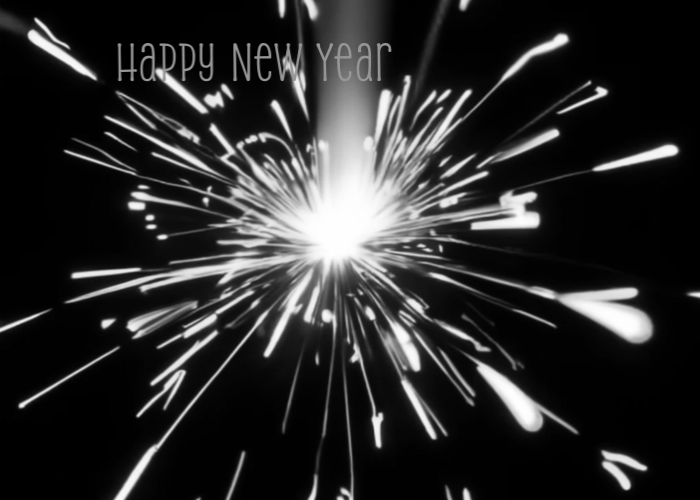
#> input picture Obrazy/zestaw 7/zad7/zyczenia.png, 700 x 500 px
$ python zad7.py
#> lines starting #> are read from the running program, lines starting #| are printed output that depends on the picture
import skimage
import numpy as np
import matplotlib.pyplot as plt
from skimage.filters import gaussian, threshold_otsu
from skimage import io
import cv2

obraz = io.imread("zyczenia.png", as_gray=True).astype(np.float32)
#> obraz: shape (500, 700) float32; min 0, max 254, mean 42.6

sigma = 2
gaus = gaussian(obraz, sigma=sigma).astype(np.float32)
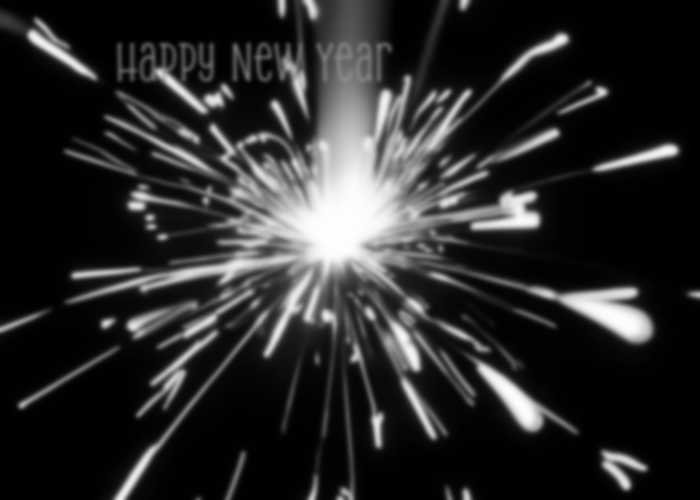
#> gaus: shape (500, 700) float32; min 0, max 254, mean 42.6
plt.imsave("zyczenia_gaus.png", gaus, cmap='gray')

hx = np.array([1, 0, -1], dtype=np.float32)
hy = np.array([[1], [0], [-1]], dtype=np.float32)

hxx = np.outer(hx, hx).astype(np.float32)
hyy = np.outer(hy, hy).astype(np.float32)
hxy = np.outer(hx, hy.flatten()).astype(np.float32)

gxx = cv2.filter2D(gaus, -1, hxx)
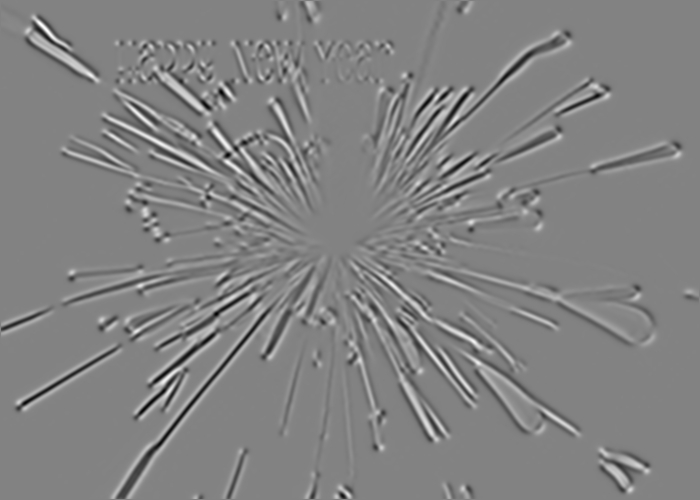
#> gxx: shape (500, 700) float32; min -41.5, max 39.44, mean 0; drawn with min black and max white
gyy = cv2.filter2D(gaus, -1, hyy)
gxy = cv2.filter2D(gaus, -1, hxy)

plt.imsave("zyczenia_hxx.png", gxx, cmap='gray')
plt.imsave("zyczenia_hyy.png", gyy, cmap='gray')
plt.imsave("zyczenia_hxy.png", gxy, cmap='gray')

def hesse(gxx, gyy, gxy):
    det = gxx * gyy - gxy ** 2
#> det: shape (500, 700) float32; every value is 0
    h11h22 = gxx + gyy
    k1 = 0.5 * (h11h22 + np.sqrt(h11h22 ** 2 - 4 * det))
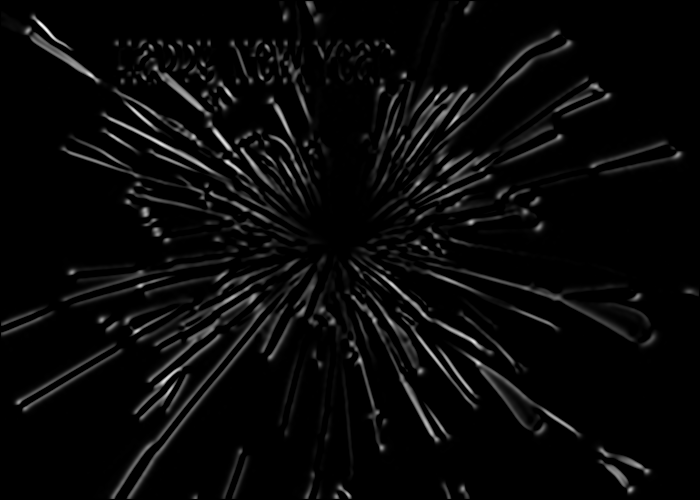
#> k1: shape (500, 700) float32; min 0, max 78.87, mean 2.9; drawn with min black and max white
    k2 = 0.5 * (h11h22 - np.sqrt(h11h22 ** 2 - 4 * det))
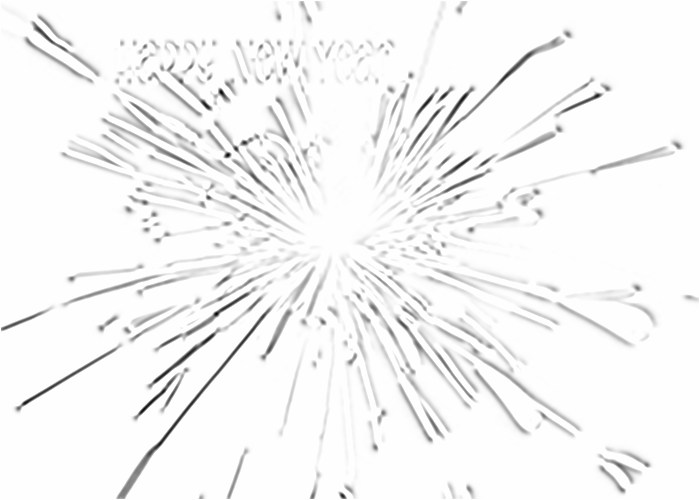
#> k2: shape (500, 700) float32; min -83, max 0, mean -2.88; drawn with min black and max white

    return k1, k2

k1, k2 = hesse(gxx, gyy, gxy)

plt.imsave("zyczenia_glowna.png", k1, cmap='gray')
direction = np.arctan2(gxy, gxx)
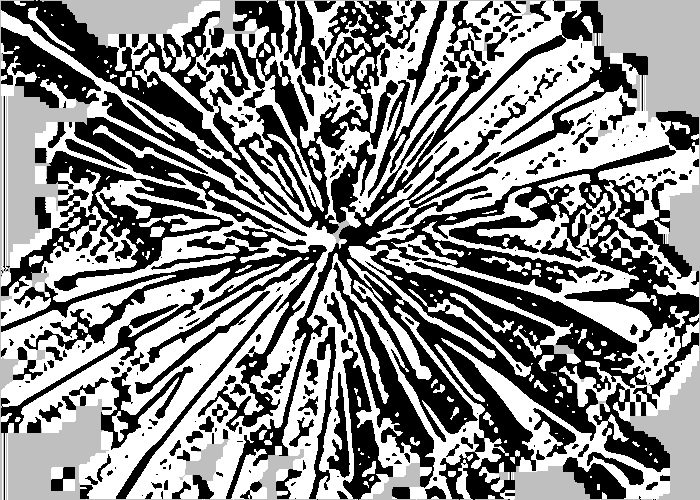
#> direction: shape (500, 700) float32; min -2.36, max 0.785, mean -0.655; drawn with min black and max white
rows, cols = k1.shape
#> rows = 500; cols = 700
suppressed_k1 = np.copy(k1)
for i in range(1, rows - 1):
    for j in range(1, cols - 1):
        angle = direction[i, j] * 180.0 / np.pi
        angle = (angle + 180) % 180

        if (0 <= angle < 22.5) or (157.5 <= angle <= 180):
            q = k1[i, j + 1]
            r = k1[i, j - 1]
        elif 22.5 <= angle < 67.5:
            q = k1[i + 1, j - 1]
            r = k1[i - 1, j + 1]
        elif 67.5 <= angle < 112.5:
            q = k1[i + 1, j]
            r = k1[i - 1, j]
        elif 112.5 <= angle < 157.5:
            q = k1[i - 1, j - 1]
            r = k1[i + 1, j + 1]

        if (k1[i, j] >= q) and (k1[i, j] >= r):
            suppressed_k1[i, j] = k1[i, j]
        else:
            suppressed_k1[i, j] = 0
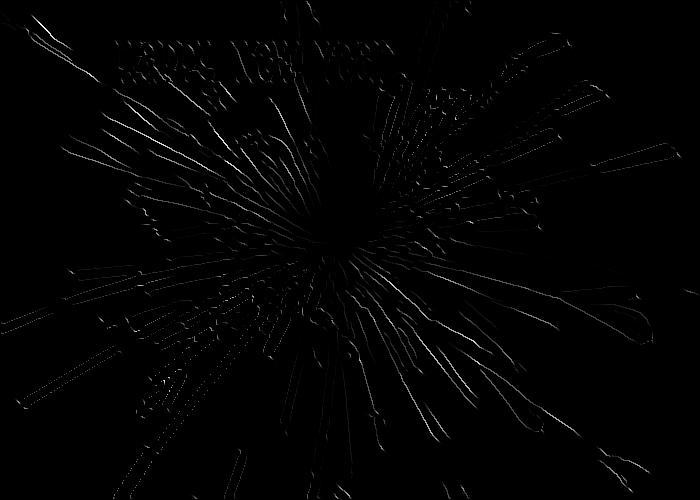
#> suppressed_k1: shape (500, 700) float32; min 0, max 78.87, mean 0.8; drawn with min black and max white

plt.imsave("zyczenia_nms.png", suppressed_k1, cmap='gray')

suppressed_k1_8bit = np.uint8(suppressed_k1 / suppressed_k1.max() * 255)

T2 = threshold_otsu(suppressed_k1_8bit)
#> T2 = 52
T1 = 0.5 * T2
#> T1 = 26
print(T1, T2)
#| 26.0 52

def hysteresis_thresholding(img, low, high):
#> called with low = 26, high = 52
    M, N = img.shape
#> M = 500; N = 700
    res = np.zeros((M, N), dtype=np.uint8)

    strong = 255
    weak = 120

    strong_i, strong_j = np.where(img >= high)
#> strong_i = 6691 values from 1 to 498; strong_j = 6691 values, max 693 at index 4122, min 1 at index 4980, mean 317.2
    weak_i, weak_j = np.where((img <= high) & (img >= low))
#> weak_i = 2788 values from 1 to 498; weak_j = 2788 values, max 698 at index 2011, min 1 at index 2278, mean 331.5

    res[strong_i, strong_j] = strong
    res[weak_i, weak_j] = weak

    for i in range(1, M - 1):
        for j in range(1, N - 1):
            if res[i, j] == weak:
                if ((res[i + 1, j - 1] == strong) or (res[i + 1, j] == strong) or (res[i + 1, j + 1] == strong)
                        or (res[i, j - 1] == strong) or (res[i, j + 1] == strong)
                        or (res[i - 1, j - 1] == strong) or (res[i - 1, j] == strong) or (res[i - 1, j + 1] == strong)):
                    res[i, j] = strong
                else:
                    res[i, j] = 0
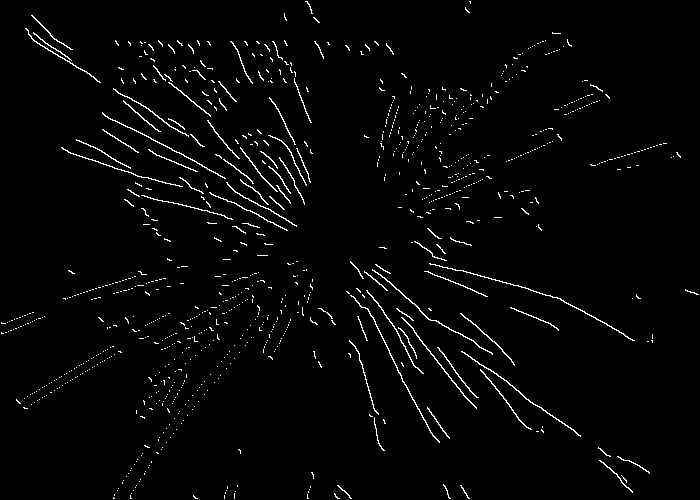
#> res: shape (500, 700); 2.3% white in thin lines or dots

    return res

final_image = hysteresis_thresholding(suppressed_k1_8bit, T1, T2)

plt.imsave("zyczenia_hyst.png", final_image, cmap='gray')
